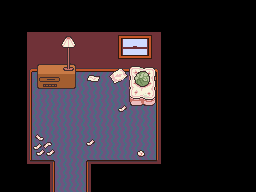

A 2D game scene composited from a Tiled map and its tileset images. What follows is a short description and the map's XML, with every tile layer's data as written:
An orthogonal 16x12 tile map with 16x16 px tiles, 3 tile layers (BGLower, BGUpper, BGUpper2) and 8 objects.

<map version="1.10" tiledversion="1.10.1" orientation="orthogonal" renderorder="right-down" width="16" height="12" tilewidth="16" tileheight="16" infinite="0" nextlayerid="12" nextobjectid="519">
 <tileset firstgid="1" source="sanshouse.tsx" />
 <layer id="7" name="BGLower" width="16" height="12">
  <data encoding="csv">
396,396,396,396,396,396,396,396,396,396,396,396,396,396,396,396,
396,396,396,396,396,396,396,396,396,396,396,396,396,396,396,396,
396,450,451,452,453,454,455,456,457,458,459,396,396,396,396,396,
396,482,483,484,485,486,487,488,489,490,491,396,396,396,396,396,
396,514,515,516,517,518,519,520,521,522,523,396,396,396,396,396,
396,546,547,548,549,550,551,552,553,554,555,396,396,396,396,396,
396,578,579,580,581,582,583,584,585,586,587,396,396,396,396,396,
396,610,611,612,613,614,615,616,617,618,619,396,396,396,396,396,
396,642,643,644,645,646,647,648,649,650,651,396,396,396,396,396,
396,674,675,676,677,678,679,680,681,682,683,396,396,396,396,396,
396,706,707,708,709,710,711,712,713,714,715,396,396,396,396,396,
396,396,739,740,741,742,396,396,396,396,396,396,396,396,396,396
</data>
 </layer>
 <layer id="8" name="BGUpper" width="16" height="12">
  <data encoding="csv">
0,0,0,0,0,0,0,0,0,0,0,0,0,0,0,0,
0,0,0,0,0,0,0,0,0,0,0,0,0,0,0,0,
0,0,0,0,0,0,0,0,0,0,0,0,0,0,0,0,
0,0,0,0,0,0,0,0,0,0,0,0,0,0,0,0,
0,0,0,0,0,0,0,0,0,0,0,0,0,0,0,0,
0,0,0,0,0,0,0,0,0,0,0,0,0,0,0,0,
0,0,0,0,0,0,0,0,0,0,0,0,0,0,0,0,
0,0,0,0,0,0,0,0,0,0,0,0,0,0,0,0,
0,0,0,0,0,0,0,0,0,0,0,0,0,0,0,0,
0,0,0,0,0,0,0,0,0,0,0,0,0,0,0,0,
0,0,0,0,0,0,0,0,0,0,0,0,0,0,0,0,
0,0,0,0,0,0,0,0,0,0,0,0,0,0,0,0
</data>
 </layer>
 <layer id="9" name="BGUpper2" width="16" height="12">
  <data encoding="csv">
0,0,0,0,0,0,0,0,0,0,0,0,0,0,0,0,
0,0,0,0,0,0,0,0,0,0,0,0,0,0,0,0,
0,0,0,0,0,0,0,0,0,0,0,0,0,0,0,0,
0,0,0,0,0,0,0,0,0,0,0,0,0,0,0,0,
0,0,0,0,0,0,0,0,0,0,0,0,0,0,0,0,
0,0,0,0,0,0,0,0,0,0,0,0,0,0,0,0,
0,0,0,0,0,0,0,0,0,0,0,0,0,0,0,0,
0,0,0,0,0,0,0,0,0,0,0,0,0,0,0,0,
0,0,0,0,0,0,0,0,0,0,0,0,0,0,0,0,
0,0,0,0,0,0,0,0,0,0,0,0,0,0,0,0,
0,0,0,0,0,0,0,0,0,0,0,0,0,0,0,0,
0,0,0,0,0,0,0,0,0,0,0,0,0,0,0,0
</data>
 </layer>
 <objectgroup id="10" name="Wall">
  <object id="509" x="16" y="80" width="16" height="80" />
  <object id="510" x="32" y="160" width="23" height="32" />
  <object id="511" x="86" y="160" width="70" height="32" />
  <object id="512" x="128" y="64" width="28" height="42" />
  <object id="513" x="156" y="96" width="16" height="64" />
  <object id="515" x="76" y="56" width="52" height="16" />
  <object id="516" x="32" y="64" width="44" height="25" />
  <object id="518" x="132" y="152" width="16" height="8" />
 </objectgroup>
 <objectgroup id="3" name="Entity" opacity="0.71" />
 <objectgroup draworder="index" id="4" name="Warp" />
 <objectgroup id="11" name="Path" />
</map>
